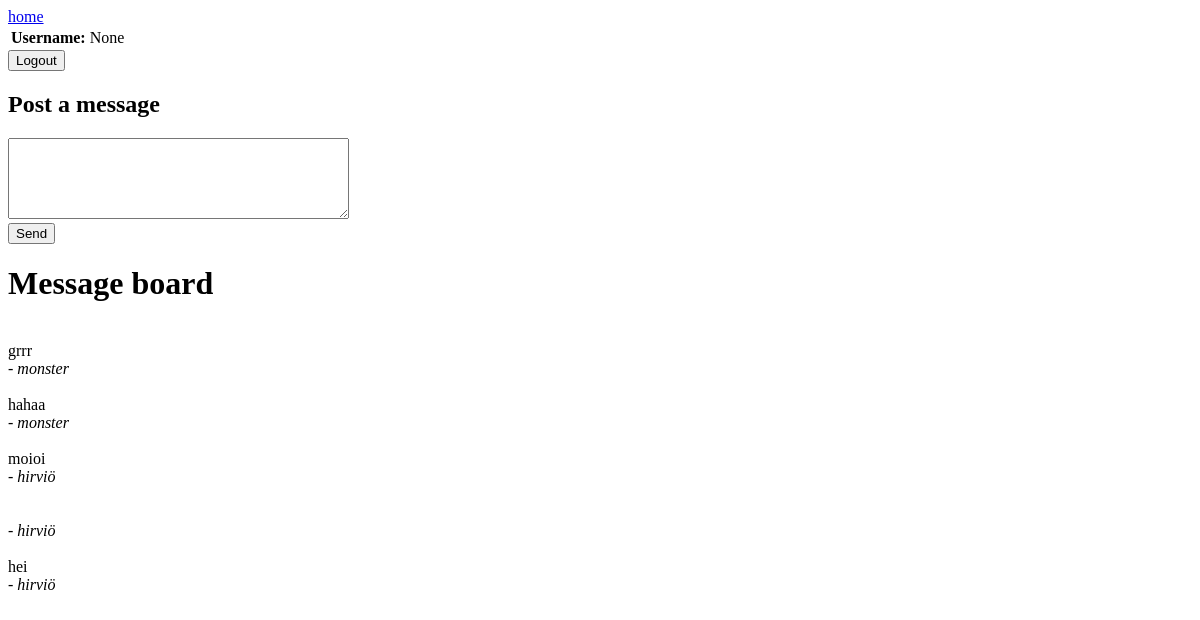
The app's page /messages/, older data.
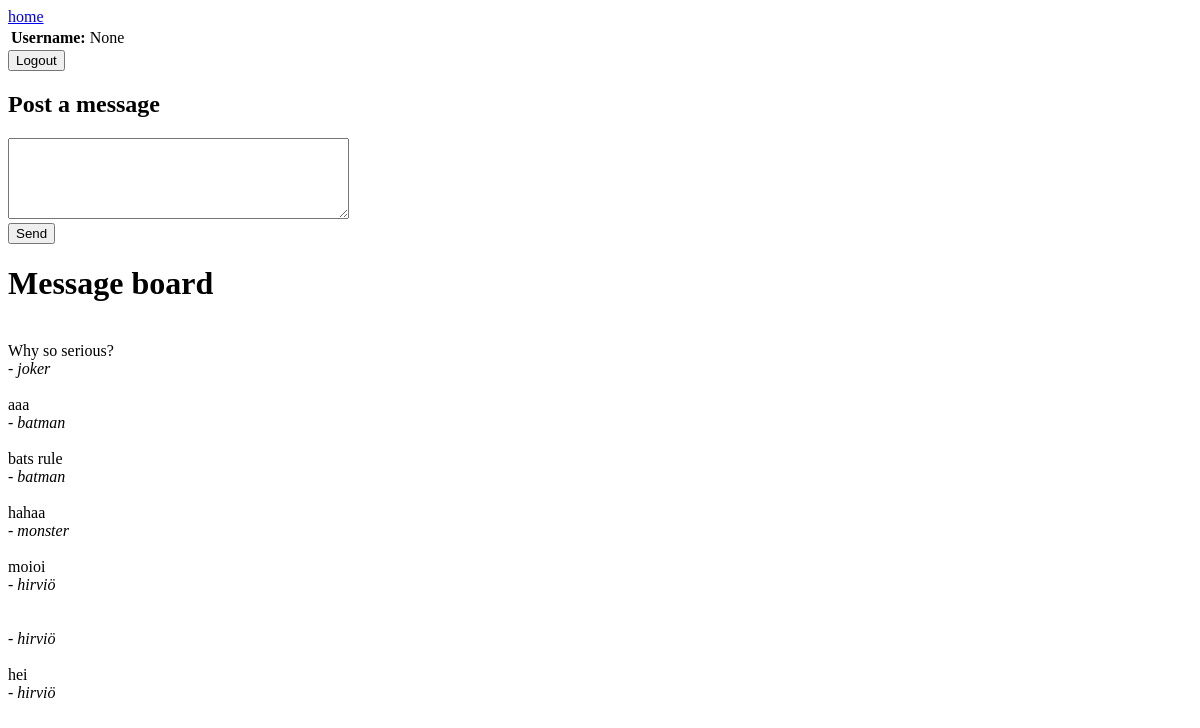
The same page, newer data.
### msgboard/models.py (models this page shows, shortened)
class BadMessage(models.Model):
    poster = models.ForeignKey(BadUser, on_delete=models.CASCADE)
    content = models.TextField()
    created_at = models.DateTimeField(auto_now_add=True)

class BadUser(models.Model):
    username = models.TextField(unique=True)
    password = models.TextField()

### msgboard/views.py (the view)
# urls.py: path('messages/', views.messages_view, name='messages'),
@csrf_exempt
def messages_view(request):
    messages = BadMessage.objects.all().order_by('-created_at')
    return render(request, 'messages.html', {'messages': messages})

### msgboard/context_processors.py (called while the page is built)
def user_context(request):
    user = None
    user_id = None
    uid = request.COOKIES.get("user_id")
    if uid:
        user_id = uid.split("_")[0]
    if user_id:
        try:
            user = BadUser.objects.get(id=user_id)
        except BadUser.DoesNotExist:
            pass  # User not found, keep user as None
    if not user:
        return {"user": None}
    return {"user": user.username}

### msgboard/templates/messages.html (shortened to what this page needs)
<!DOCTYPE html>
<html xmlns="http://www.w3.org/1999/xhtml">
<a href="/">home</a>
<head>
</head>
<body>
    <table>
        <tr>
            <th style="text-align:left">Username:
            <td>{{user}}
    </table>
    <form action='/logout/' method="POST">
        <input type="submit" value="Logout" />
    </form>
    <h2>Post a message</h2>
    <form action='/add/' method="POST" enctype="multipart/form-data">
        <textarea name="content" cols="40" rows="5"></textarea><br />
        <input type="submit" value="Send" />
    </form>
    <h1>Message board</h1>
    {% for msg in messages %}
    {{msg.content|safe}}
    <i>- {{msg.poster.username}}</i>
    {% endfor %}
</body>
</body>
</html>

Row changes from the older to the newer data that the page shows:
removed BadMessage: content "grrr", poster.username "monster"
added BadMessage: content "Why so serious?", poster.username "joker"
added BadMessage: content "aaa", poster.username "batman"
added BadMessage: content "bats rule", poster.username "batman"
